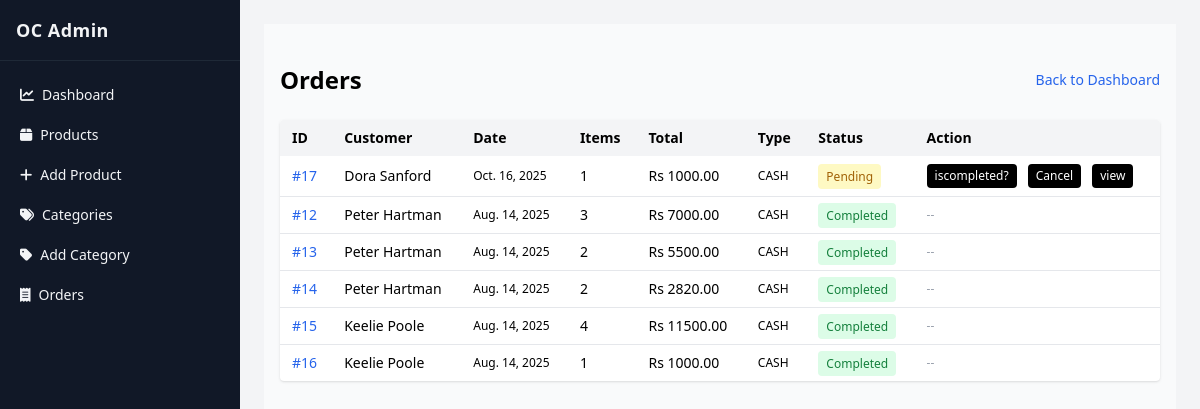
/adminpanel/orders/ (signed in), run on the app's committed database.
### store/models.py (models this page shows, shortened)
class Order(models.Model):
    product = models.ForeignKey(Product, on_delete=models.CASCADE, null=True, blank=True)  # legacy unused going forward
    customer = models.ForeignKey(Customer, on_delete=models.CASCADE)
    quantity = models.IntegerField(default=1, blank=True)  # legacy
    address = models.CharField(max_length=100, default='', blank=True)
    phone = models.CharField(max_length=15, blank=True, default='')
    date = models.DateField(default=datetime.datetime.today)
    status = models.BooleanField(default=False)
    total_amount = models.DecimalField(max_digits=12, decimal_places=2, default=0)
    canceled = models.BooleanField(default=False)

class Customer(models.Model):
    first_name = models.CharField(max_length=50)
    last_name = models.CharField(max_length=50)
    phone = models.CharField(max_length=10)
    email = models.EmailField(max_length=100)
    password = models.CharField(max_length=128)  # Should be hashed in production
    def __str__(self):
        return f'{self.first_name} {self.last_name}'

class Payment(models.Model):
    PAYMENT_METHODS = [
        ('cash', 'Cash on Delivery'),
        ('esewa', 'eSewa'),
        ('khalti', 'Khalti'),
    ]
    STATUS_CHOICES = [
        ('pending', 'Pending'),
        ('completed', 'Completed'),
        ('failed', 'Failed'),
    ]
    order = models.OneToOneField(Order, on_delete=models.CASCADE, related_name="payment")
    method = models.CharField(max_length=10, choices=PAYMENT_METHODS)
    amount = models.DecimalField(max_digits=12, decimal_places=2)
    status = models.CharField(max_length=10, choices=STATUS_CHOICES, default='pending')
    transaction_id = models.CharField(max_length=100, blank=True, null=True)
    paid_at = models.DateTimeField(blank=True, null=True)

### store/views.py (the view)
# urls.py: path('adminpanel/orders/', views.admin_orders, name='admin_orders'),
@staff_member_required(login_url='/adminpanel/login/')
def admin_orders(request):
    orders = Order.objects.select_related('customer').order_by('-date')
    return render(request, 'admin/view_orders.html', { 'orders': orders })

### store/templates/admin/view_orders.html
{% extends 'admin/base_admin.html' %}
{% block content %}
<section class="py-10 bg-gray-50 min-h-screen">
  <div class="max-w-6xl mx-auto px-4">
    <div class="flex items-center justify-between mb-6">
      <h1 class="text-2xl font-bold">Orders</h1>
  <a href="{% url 'store:admin_dashboard' %}" class="text-sm text-blue-600">Back to Dashboard</a>
    </div>
    <div class="overflow-x-auto bg-white rounded shadow">
      <table class="w-full text-sm">
        <thead class="bg-gray-100 text-left">
          <tr>
            <th class="py-2 px-3">ID</th>
            <th class="py-2 px-3">Customer</th>
            <th class="py-2 px-3">Date</th>
            <th class="py-2 px-3">Items</th>
            <th class="py-2 px-3">Total</th>
            <th class="py-2 px-3">Type</th>
            <th class="py-2 px-3">Status</th>
            <th class="py-2 px-3">Action</th>
          </tr>
        </thead>
        <tbody>
          {% for o in orders %}
          <tr class="border-b last:border-0">
            <td class="py-2 px-3"><a href="{% url 'store:admin_order_detail' o.id %}" class="text-blue-600 hover:underline">#{{ o.id }}</a></td>
            <td class="py-2 px-3">{{ o.customer }}</td>
            <td class="py-2 px-3 text-xs">{{ o.date }}</td>
            <td class="py-2 px-3">{{ o.items.count }}</td>
            <td class="py-2 px-3">Rs {{ o.total_amount }}</td>
            <td class="py-2 px-3 text-xs uppercase">{% if o.payment %}{{ o.payment.method }}{% else %}-{% endif %}</td>
            <td class="py-2 px-3">
              {% if o.canceled %}
                <span class="px-2 py-1 text-xs rounded bg-red-100 text-red-700">Canceled</span>
              {% elif o.status %}
                <span class="px-2 py-1 text-xs rounded bg-green-100 text-green-700">Completed</span>
              {% else %}
                <span class="px-2 py-1 text-xs rounded bg-yellow-100 text-yellow-700">Pending</span>
              {% endif %}
            </td>
            <td class="py-2 px-3 space-x-2 text-xs">
              {% if not o.status and not o.canceled %}
                  <a href="{% url 'store:admin_toggle_order_status' o.id %}?action=complete" class="inline-block bg-black text-white px-2 py-1 rounded hover:bg-gray-800">iscompleted?</a>
                  <a href="{% url 'store:admin_toggle_order_status' o.id %}?action=cancel" class="inline-block bg-black text-white px-2 py-1 rounded hover:bg-gray-800">Cancel</a>
                  <a href="{% url 'store:admin_order_detail' o.id %}" class="inline-block bg-black text-white px-2 py-1 rounded hover:bg-gray-800">view</a>
              {% elif o.canceled %}
                <span class="text-gray-400">--</span>
              {% else %}
                <span class="text-gray-400">--</span>
              {% endif %}
            </td>
          </tr>
          {% empty %}
          <tr><td colspan="7" class="py-6 text-center text-gray-500">No orders found.</td></tr>
          {% endfor %}
        </tbody>
      </table>
    </div>
  </div>
</section>
{% endblock %}

### data on the page
Order: id "17", customer "Dora Sanford", date "Oct. 16, 2025", items.count "1", total_amount "1000.00", payment.method "CASH", canceled "Pending", status "iscompleted?"
Order: id "12", customer "Peter Hartman", date "Aug. 14, 2025", items.count "3", total_amount "7000.00", payment.method "CASH", canceled "Completed"
Order: id "13", customer "Peter Hartman", date "Aug. 14, 2025", items.count "2", total_amount "5500.00", payment.method "CASH", canceled "Completed"
Order: id "14", customer "Peter Hartman", date "Aug. 14, 2025", items.count "2", total_amount "2820.00", payment.method "CASH", canceled "Completed"
Order: id "15", customer "Keelie Poole", date "Aug. 14, 2025", items.count "4", total_amount "11500.00", payment.method "CASH", canceled "Completed"
Order: id "16", customer "Keelie Poole", date "Aug. 14, 2025", items.count "1", total_amount "1000.00", payment.method "CASH", canceled "Completed"
